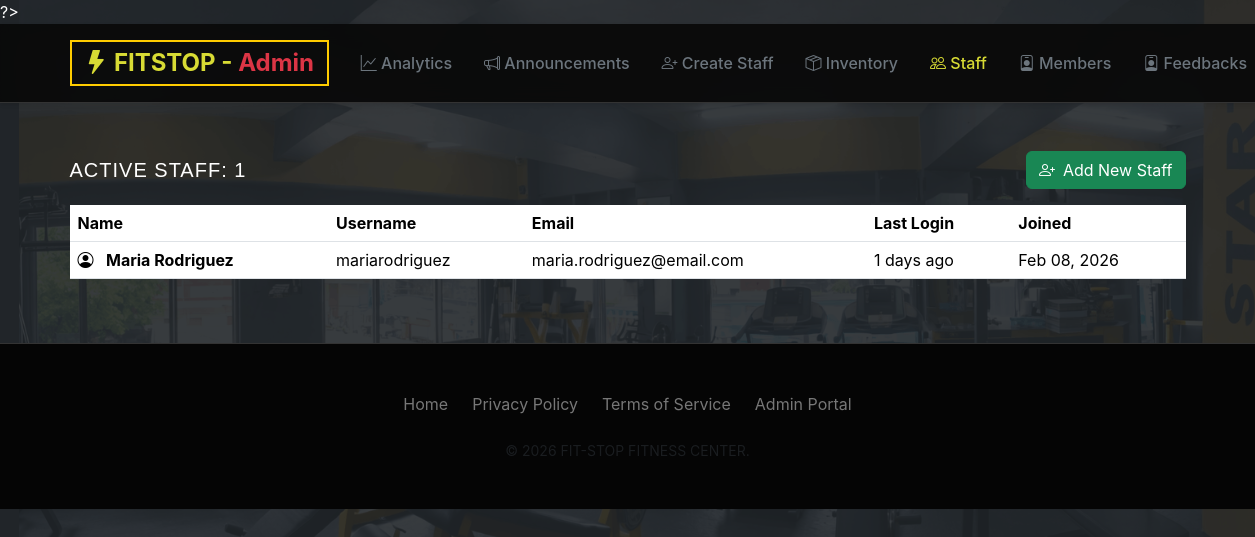
Before: /admin/view_staff.php (signed in) with the older database file.
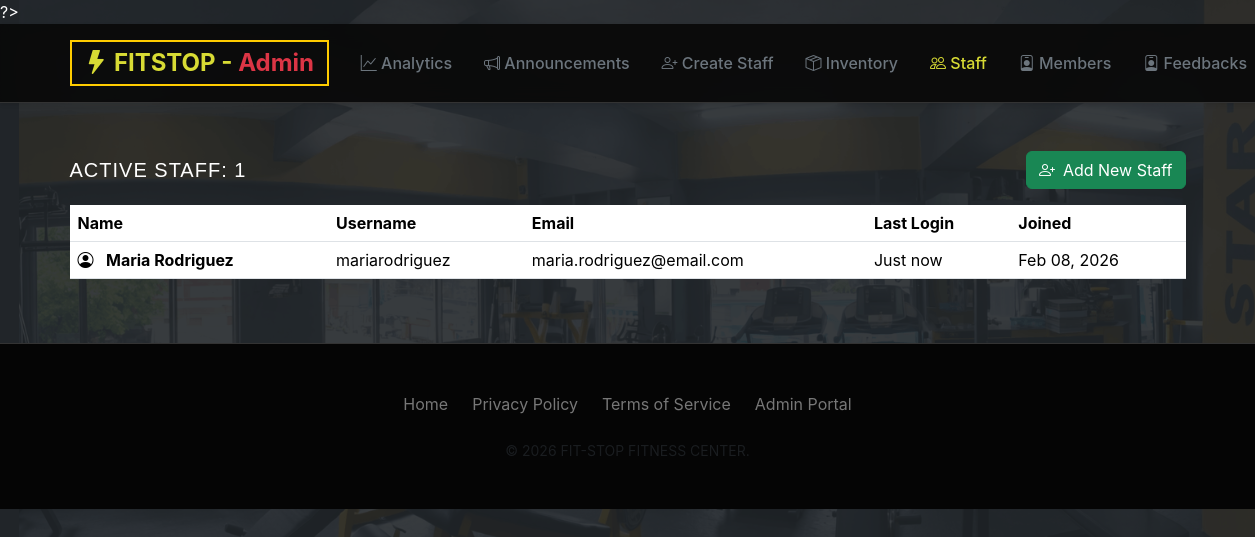
After: the same page with the newer database file.
### tables this page shows
CREATE TABLE "users" (   id INTEGER PRIMARY KEY AUTOINCREMENT,   username VARCHAR(50) NOT NULL UNIQUE,   first_name VARCHAR(50) NOT NULL,   last_name VARCHAR(50) NOT NULL,   email VARCHAR(100) NOT NULL UNIQUE,   password VARCHAR(255) NOT NULL,   user_type VARCHAR(50),   verification_code VARCHAR(50) DEFAULT NULL,   verification_code_expiration TIMESTAMP DEFAULT NULL,   is_verified BOOLEAN DEFAULT FALSE,   profile_picture BLOB,   last_logged_in TIMESTAMP DEFAULT NULL,   created_at TIMESTAMP DEFAULT CURRENT_TIMESTAMP,   updated_at TIMESTAMP DEFAULT CURRENT_TIMESTAMP , "points" INTEGER NOT NULL DEFAULT 0);

### admin/view_staff.php (the view, shortened to what this page needs)
<?php
include("../login/connection.php");
$stmt = $pdo->query("SELECT id, username, first_name, last_name, email, last_logged_in, created_at
                     FROM users
                     WHERE user_type = 'staff'
                     ORDER BY created_at DESC");
$staff_members = $stmt->fetchAll();
function timeAgo($datetime)
{
    $time = strtotime($datetime);
    $diff = time() - $time;
    if ($diff < 60)
        return 'Just now';
    if ($diff < 604800)
        return floor($diff / 86400) . ' days ago';
    return date('M d, Y', $time);
}
?>
<!DOCTYPE html>
<html>
<head>
    <link href="https://cdn.jsdelivr.net/npm/bootstrap@5.3.8/dist/css/bootstrap.min.css" rel="stylesheet"
>
    <link rel="stylesheet" href="styles.css">
    <link href="../styles.css" rel="stylesheet">
    <link rel="stylesheet" href="https://cdnjs.cloudflare.com/ajax/libs/font-awesome/6.4.0/css/all.min.css">
    <link rel="stylesheet" href="https://cdn.jsdelivr.net/npm/bootstrap-icons@1.11.0/font/bootstrap-icons.css">
</head>
<body class="bg-dark">
    <?php include('includes/header_admin.php') ?>
    <div class="container py-5">
        <div class="staff-card">
            <div class="d-flex justify-content-between align-items-center mb-3">
                <h5 class="mb-0">Active Staff: <?php echo count($staff_members); ?></h5>
                <a href="create_staff.php" class="btn btn-success">
                    <i class="bi bi-person-plus me-2"></i>Add New Staff
                </a>
            </div>
            <div class="table-responsive">
                <table class="table table-hover">
                    <thead>
                        <tr>
                            <th>Name</th>
                            <th>Username</th>
                            <th>Email</th>
                            <th>Last Login</th>
                            <th>Joined</th>
                        </tr>
                    </thead>
                    <tbody>
                        <?php
                        if (count($staff_members) > 0) {
                            foreach ($staff_members as $staff) {
                                $full_name = htmlspecialchars($staff['first_name'] . ' ' . $staff['last_name']);
                                $username = htmlspecialchars($staff['username']);
                                $email = htmlspecialchars($staff['email']);
                                $last_login = timeAgo($staff['last_logged_in']);
                                $joined = date('M d, Y', strtotime($staff['created_at']));
                                echo "
                            <tr>
                                <td>
                                    <i class='bi bi-person-circle me-2'></i>
                                    <strong>$full_name</strong>
                                </td>
                                <td>$username</td>
                                <td>$email</td>
                                <td>$last_login</td>
                                <td>$joined</td>
                            </tr>
                            ";
                            }
                        } else {
                            echo "
                        <tr>
                            <td colspan='5' class='text-center text-muted py-4'>No staff members found</td>
                        </tr>
                        ";
                        }
                        ?>
                    </tbody>
                </table>
            </div>
        </div>
    </div>
    <?php include('includes/footer_admin.php') ?>
</body>
</html>

Changed rows visible on the page:
changed users "Maria Rodriguez": last_logged_in "1 days ago" → "Just now"
